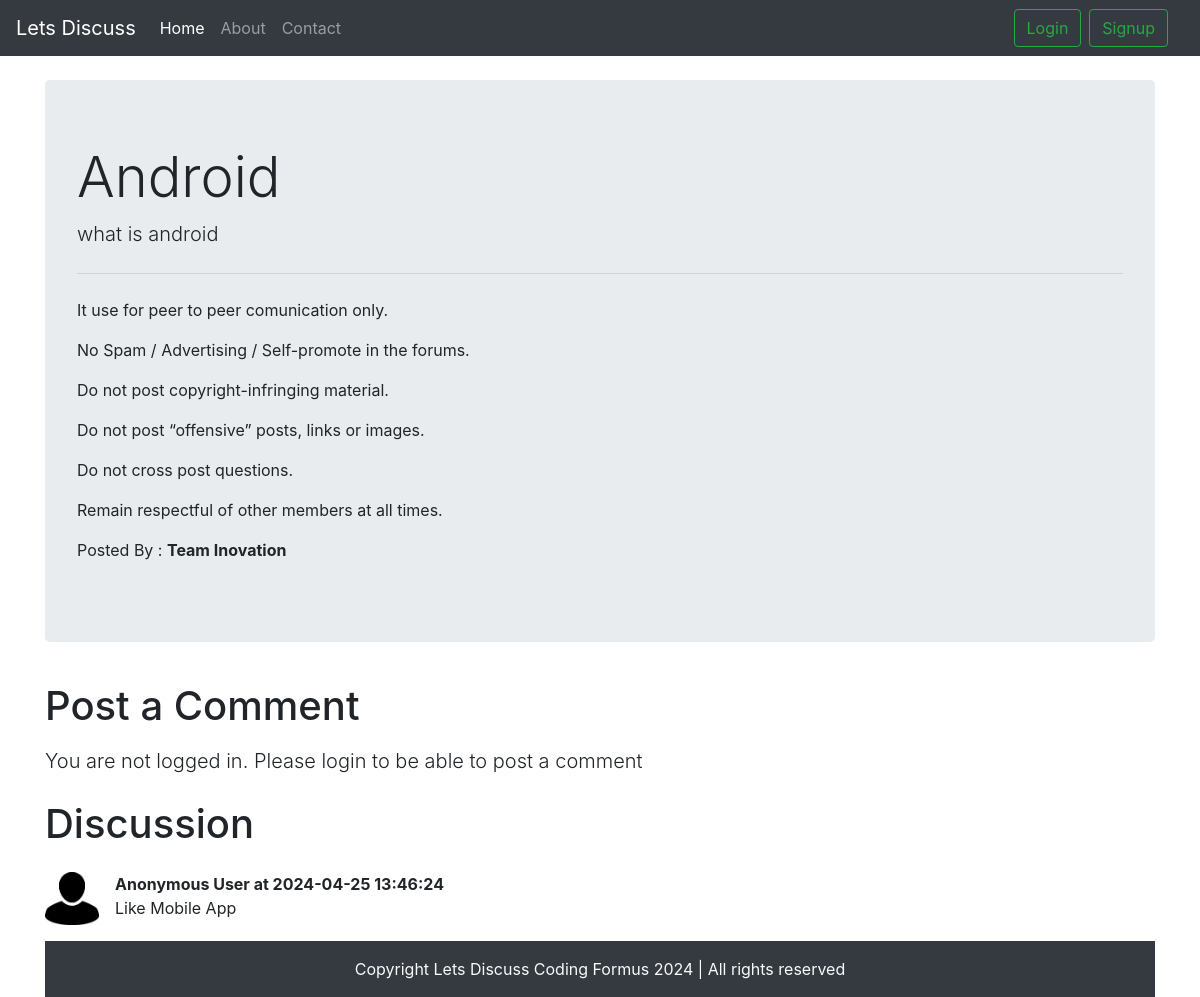
The app's page /threadin.php?threadid=71 with its own data.
### tables this page shows
CREATE TABLE `threads` (
  `thread_id` int(10) NOT NULL,
  `thread_title` varchar(256) NOT NULL,
  `thread_des` text NOT NULL,
  `thread_user_id` int(10) NOT NULL,
  `thread_cat_id` int(10) NOT NULL,
  `timestamp` datetime NOT NULL DEFAULT current_timestamp()
);

CREATE TABLE `comments` (
  `comment_id` int(9) NOT NULL,
  `comment_content` text NOT NULL,
  `thread_id` int(9) NOT NULL,
  `comment_by` int(9) NOT NULL,
  `comment_time` datetime NOT NULL DEFAULT current_timestamp()
);

### threadin.php (the view, shortened to what this page needs)
<!doctype html>
<html lang="en">
<head>
    <link rel="stylesheet" href="https://cdn.jsdelivr.net/npm/bootstrap@4.4.1/dist/css/bootstrap.min.css"
>
</head>
<body>
    <?php include 'partials/_header.php'; ?>
    <?php include 'partials/_dbconnect.php'; ?>
    <?php
        $id = $_GET['threadid'];
        $sql = "SELECT * FROM `threads` WHERE thread_id=$id ORDER BY timestamp DESC";
        $result = mysqli_query($conn,$sql);
        while($row = mysqli_fetch_assoc($result))
        {
            $title = $row['thread_title'];
            $desc = $row['thread_des'];
        }
    ?>
    <div class="container my-4">
        <div class="jumbotron">
            <h1 class="display-4"><?php echo $title;?></h1>
            <p class="lead"><?php echo $desc ;?></p>
            <hr class="my-4">
            <p>It use for peer to peer comunication only. </p>
            <p>No Spam / Advertising / Self-promote in the forums. </p>
            <p>Do not post copyright-infringing material. </p>
            <p>Do not post “offensive” posts, links or images. </p>
            <p>Do not cross post questions. </p>
            <p>Remain respectful of other members at all times.</p>
            <p>Posted By : <b>Team Inovation</b></p>
        </div>
    </div>
    <?php
if(isset($_SESSION['loggedin']) && $_SESSION['loggedin']==true)
{
  echo ' <div class="container">
  <h1 class="py-2">Post a Comment</h1>
  <form action="'. $_SERVER['REQUEST_URI'].'" method="post">
      <div class="form-group">
          <label for="exampleFormControlTextarea1">Type your comment</label>
          <textarea class="form-control" id="comment" name="comment" rows="3"></textarea>
      </div>
      <button type="submit" class="btn btn-success">Post Comment</button>
  </form>
</div>>';
}
    else{
        echo '
        <div class="container">
        <h1 class="py-2">Post a Comment</h1>
           <p class="lead">You are not logged in. Please login to be able to post a comment</p>
        </div>
        ';
    }
    ?>
    <div class="container">
        <h1 class="py-2">Discussion</h1>
        <?php
        $id = $_GET['threadid'];
        $sql = "SELECT * FROM `comments` WHERE thread_id=$id ORDER BY comment_time DESC";
        $result = mysqli_query($conn,$sql);
        while($row = mysqli_fetch_assoc($result))
        {
            $content = $row['comment_content'];
            $comment_time = $row['comment_time'];
        echo '<div class="media my-3">
            <img src="img/userimg.jpg" width=54px class="mr-3" alt="image not found">
            <div class="media-body">
            <p class="font-weight-bold my-0" >Anonymous User at '.$comment_time.'</p>
                '.$content.'
            </div>
        </div>';
}
?>
        <?php include 'partials/_footer.php'; ?>
</body>
</html>

### records on screen
threads: thread_title "Android", thread_des "what is android"
comments: comment_time "2024-04-25 13:46:24", comment_content "Like Mobile App"
